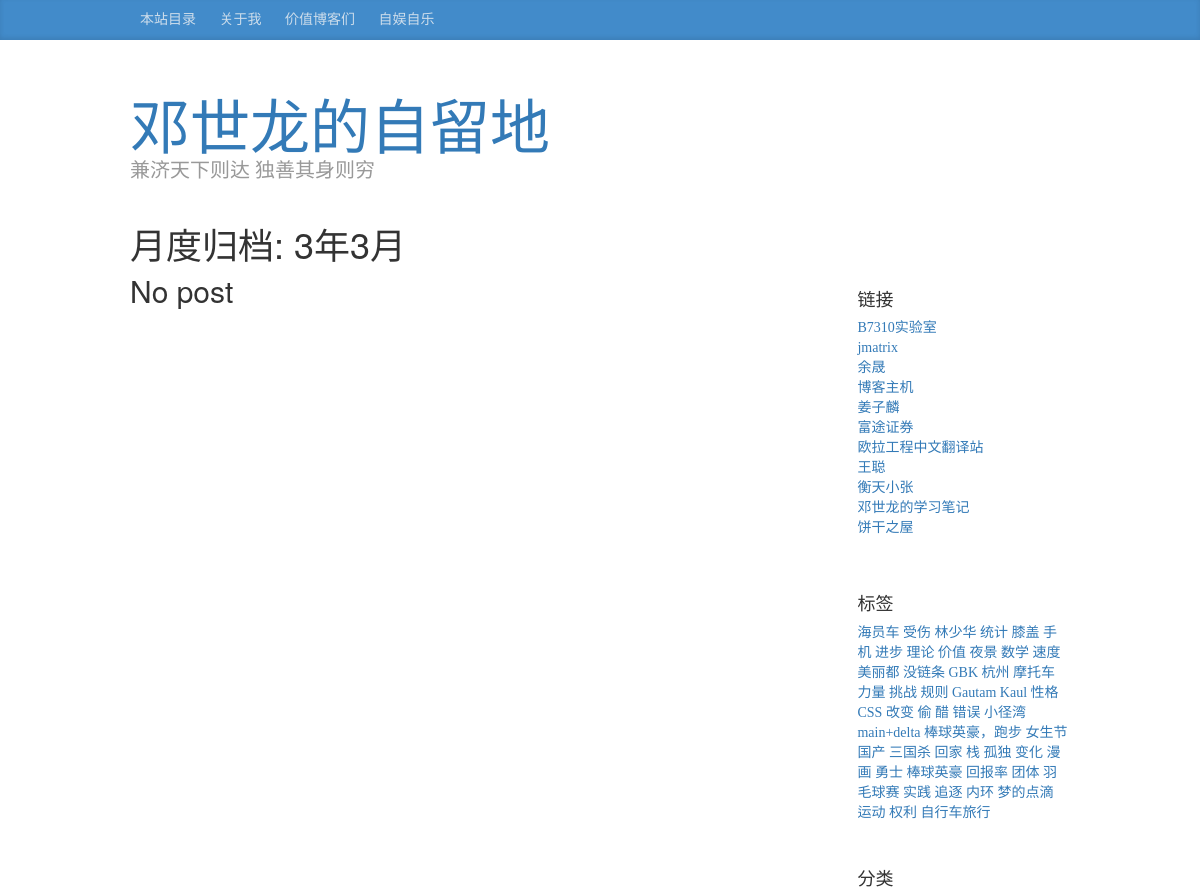
Before: /3/3/ (upper part) with the older database file.
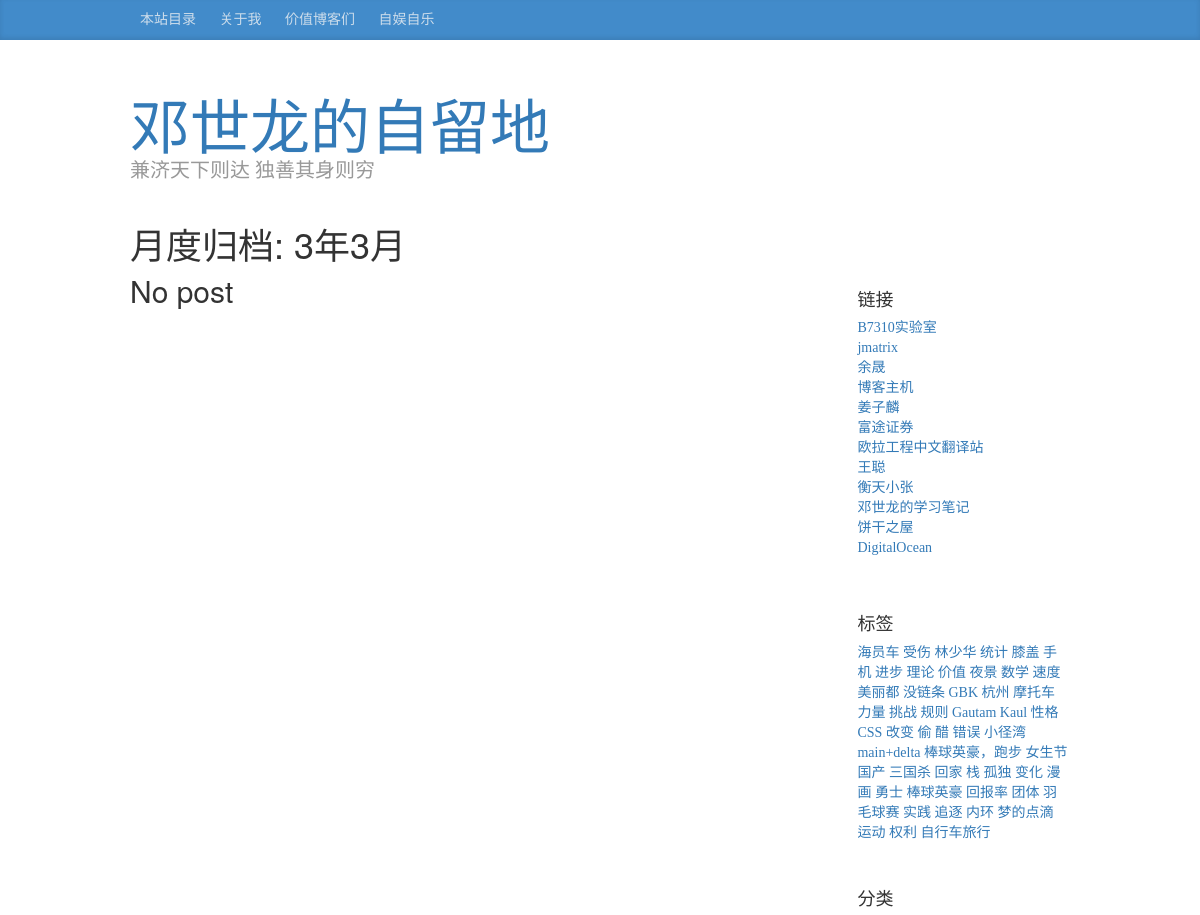
After: the same page with the newer database file.
### blog/models.py (models this page shows, shortened)
class Page(models.Model):
    title = models.CharField(max_length=255)
    slug = models.SlugField(max_length=300, allow_unicode=True, unique=True)
    content = models.TextField()
    publish_time = models.DateTimeField(auto_now_add=True)
    def get_absolute_url(self):
        return reverse('blog.page', args=[self.slug])

class Link(models.Model):
    url = models.CharField(max_length=255)
    name = models.CharField(max_length=100)
    description = models.CharField(max_length=100, blank=True)

### blog/views.py (the view)
# urls.py: url(r'^(?P<year>\d+)/(?P<month>\d+)/$', ArchiveList.as_view(), name="blog.archive"),
class ArchiveList(ListView):
    model = Post
    def get_queryset(self):
        queryset = Post.objects.filter(publish_time__year=self.kwargs['year'], publish_time__month=self.kwargs['month']).order_by('-publish_time')
        queryset = queryset.prefetch_related('tag', 'category')
        return queryset
    def get_context_data(self, **kwargs):
        context = super(ArchiveList, self).get_context_data(**kwargs)
        context['year'] = self.kwargs['year']
        context['month'] = self.kwargs['month']
        return context

### blog/models.py (called while the page is built)
    def __unicode__(self):
        return u'%s' % self.name

    def get_absolute_url(self):
        return reverse('blog.category', args=[self.name])

    def get_post_count(self):
        return Post.objects.filter(category=self.id).count()

### blog/templatetags/page_nav.py (called while the page is built)
@register.inclusion_tag('blog/page_list.html', takes_context = True)
def get_pages(context):
    return {'pages': Page.objects.all()}

### blog/templatetags/sidebar.py (called while the page is built)
@register.inclusion_tag('blog/sidebar/archive_list.html', takes_context = True)
def get_archive(context):
    return {'months': Post.objects.datetimes('publish_time', 'month')}

@register.inclusion_tag('blog/sidebar/category_list.html', takes_context = True)
def get_categories(context):
    return {'categories': Category.objects.all()}

@register.inclusion_tag('blog/sidebar/link_list.html', takes_context = True)
def get_links(context):
    return {'links': Link.objects.all()}

@register.inclusion_tag('blog/sidebar/tag_list.html', takes_context = True)
def get_tags(context):
    tags = Tag.objects.all()
    tags = list(tags)
    shuffle(tags)
    tags = tags[:50]
    return {'tags': tags}

### blog/templates/blog/post_list.html (shortened to what this page needs)
{% extends "base.html" %}
{% block archive_title %}
{% if category %}
    <h1 class="archive-title">分类目录归档: {{category}}</h1>
{% elif tag %}
    <h1 class="archive-title">标签归档: {{tag}}</h1>
{% elif month %}
    <h1 class="archive-title">月度归档: {{year}}年{{month}}月</h1>
{% endif %}
{% endblock %}
{% block content %}
    {% load pagination_tags %}
    {% if post_list %}
        {% for post in post_list %}
            {% include "blog/_post.html" %}
        {% endfor %}
    {% else %}
        <h2>No post</h2>
    {% endif %}
{% endblock %}

### blog/templates/base.html (shortened to what this page needs)
{% load staticfiles %}
{% load page_nav %}
<!DOCTYPE html>
<html lang="en">
  <head>
    <link href="{% static "lib/bootstrap/css/bootstrap.min.css" %}" rel="stylesheet">
    <link href="{% static "css/style.css" %}" rel="stylesheet">
    <link rel="stylesheet" href="{% static "css/pygments-css/github.css"%}">
  </head>
  <body>
    <div class="blog-masthead">
      <div class="container">
        <nav class="blog-nav">
            <a class="blog-nav-item" href="/sitemap/">本站目录</a>
            {% get_pages %}
        </nav>
      </div>
    </div>
    <div class="container">
      <div class="blog-header">
        <h1 class="blog-title"><a href="/">邓世龙的自留地</a></h1>
        <p class="lead blog-description">兼济天下则达 独善其身则穷</p>
      </div>
      <header class="archive-header">
        {% block archive_title %} {% endblock %}
      </header>
      <div class="row">
        <div class="col-sm-8 blog-main">
          {% block content %} {% endblock %}
        </div>
        <div class="col-sm-3 col-sm-offset-1 blog-sidebar">
          {% include "blog/sidebar.html" %}
        </div>
      </div>
    </div>
  </body>
</html>

### blog/templates/blog/page_list.html
{% if pages %}
{% for page in pages %}
   <a class="blog-nav-item" href="{{page.get_absolute_url}}">{{page.title}}</a>
{% endfor %}
{% endif %}

### blog/templates/blog/sidebar.html (shortened to what this page needs)
{% load sidebar %}
  {% get_links %}
  {% get_tags %}
  {% get_categories %}

### blog/templates/blog/sidebar/link_list.html
{% if links %}
 <div class="sidebar-module">
    <h4>链接</h4>
    <ol class="list-unstyled">
      {% for link in links %}
      <li><a href="{{link.url}}" title="{{link.description}}">{{link.name}}</a></li>
      {% endfor %}
    </ol>
  </div>
{% endif %}

### blog/templates/blog/sidebar/tag_list.html
{% if tags %}
 <div class="sidebar-module">
    <h4>标签</h4>
    <div class="tagcloud">
      {% for tag in tags %}
      <a href="{% url 'blog.tag' tag.name %}">{{tag}}</a>
      {% endfor %}
    </div>
  </div>
{% endif %}

### blog/templates/blog/sidebar/category_list.html (shortened to what this page needs)
{% if categories %}
 <div class="sidebar-module">
    <h4>分类</h4>
  </div>
{% endif %}

### blog/static/css/style.css (style rules this page uses)
body { font-family: Georgia, "Times New Roman", Times, serif; color: #555; }
h1, .h1, h2, .h2, h3, .h3, h4, .h4, h5, .h5, h6, .h6 { margin-top: 0; font-family: "Helvetica Neue", Helvetica, Arial, sans-serif; font-weight: normal; color: #333; }
@media (min-width: 1200px) { .container { width: 970px; } }
.blog-masthead { background-color: #428bca; -webkit-box-shadow: inset 0 -2px 5px rgba(0,0,0,.1); box-shadow: inset 0 -2px 5px rgba(0,0,0,.1); }
.blog-nav-item { position: relative; display: inline-block; padding: 10px; font-weight: 500; color: #cdddeb; }
.blog-header { padding-top: 20px; padding-bottom: 20px; }
.blog-title { margin-top: 30px; margin-bottom: 0; font-size: 60px; font-weight: normal; }
.blog-description { font-size: 20px; color: #999; }
.blog-main { font-size: 18px; line-height: 1.5; }
.sidebar-module { padding: 15px; margin: 0 -15px 15px; }

Changed rows visible on the page:
added Link: name "DigitalOcean"
